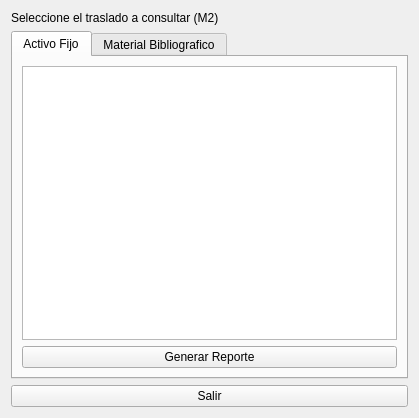
<?xml version="1.0" encoding="UTF-8"?>
<ui version="4.0">
 <class>consultaTraslados</class>
 <widget class="QWidget" name="consultaTraslados">
  <property name="windowModality">
   <enum>Qt::ApplicationModal</enum>
  </property>
  <property name="geometry">
   <rect>
    <x>0</x>
    <y>0</y>
    <width>419</width>
    <height>418</height>
   </rect>
  </property>
  <property name="windowTitle">
   <string>Consulta de Traslados realizados</string>
  </property>
  <layout class="QVBoxLayout" name="verticalLayout">
   <item>
    <widget class="QLabel" name="label">
     <property name="text">
      <string>Seleccione el traslado a consultar (M2)</string>
     </property>
    </widget>
   </item>
   <item>
    <widget class="QTabWidget" name="tabWidget">
     <property name="currentIndex">
      <number>0</number>
     </property>
     <widget class="QWidget" name="tab">
      <attribute name="title">
       <string>Activo Fijo</string>
      </attribute>
      <layout class="QVBoxLayout" name="verticalLayout_2">
       <item>
        <widget class="QTableView" name="tablaTrasladoAF"/>
       </item>
       <item>
        <widget class="QPushButton" name="generarReporte">
         <property name="text">
          <string>Generar Reporte</string>
         </property>
        </widget>
       </item>
      </layout>
     </widget>
     <widget class="QWidget" name="tab_2">
      <attribute name="title">
       <string>Material Bibliografico</string>
      </attribute>
      <widget class="QTableView" name="tablaTrasladoBiblio">
       <property name="geometry">
        <rect>
         <x>10</x>
         <y>10</y>
         <width>351</width>
         <height>211</height>
        </rect>
       </property>
      </widget>
      <widget class="QPushButton" name="generarReporteMB">
       <property name="geometry">
        <rect>
         <x>130</x>
         <y>240</y>
         <width>111</width>
         <height>23</height>
        </rect>
       </property>
       <property name="text">
        <string>Generar Reporte</string>
       </property>
      </widget>
     </widget>
    </widget>
   </item>
   <item>
    <widget class="QPushButton" name="salir">
     <property name="text">
      <string>Salir</string>
     </property>
    </widget>
   </item>
  </layout>
 </widget>
 <resources/>
 <connections/>
</ui>
